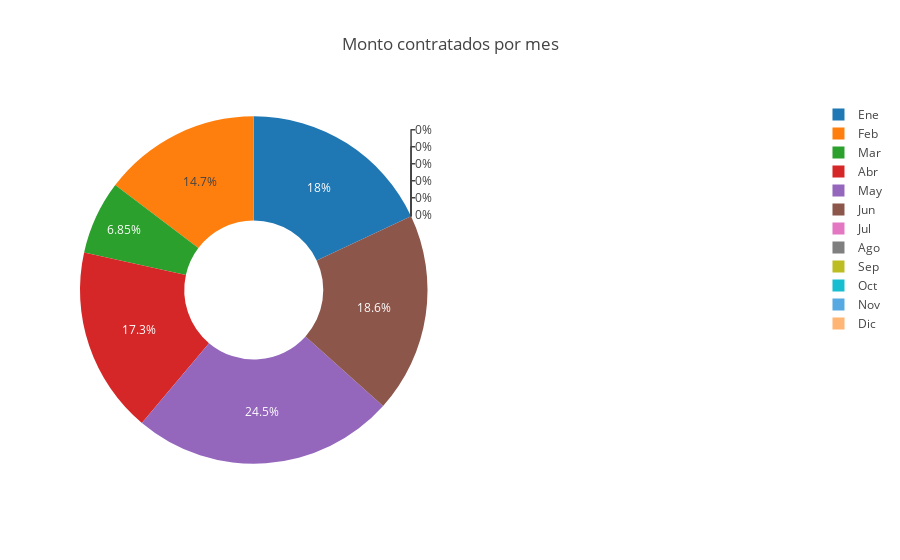

Here is the notebook cell this chart was saved with:
### Code cell
graph_pie(data=contracts_by_month.loc["Monto"], labels=contracts_by_month.columns, title="Monto contratados por mes")

### Figure 1 — Plotly figure (JSON) as saved in the notebook; plotly's stock layout.template omitted (floating-point values rounded to 4 significant figures)
{"data": [{"domain": {"x": [0, 0.48]}, "hole": 0.4, "hoverinfo": "label+value+percent", "labels": ["Ene", "Feb", "Mar", "Abr", "May", "Jun", "Jul", "Ago", "Sep", "Oct", "Nov", "Dic"], "name": "", "sort": false, "type": "pie", "uid": "b991d830-a08f-11e8-8a2f-f48e38a56504", "values": [1449000000.0, 1181000000.0, 550900000.0, 1394000000.0, 1970000000.0, 1498000000.0, 0, 0, 0, 0, 0, 0]}], "layout": {"annotations": [{"font": {"size": 20}, "showarrow": false, "text": "", "x": 0.2, "y": 0.5}], "title": "Monto contratados por mes"}}
